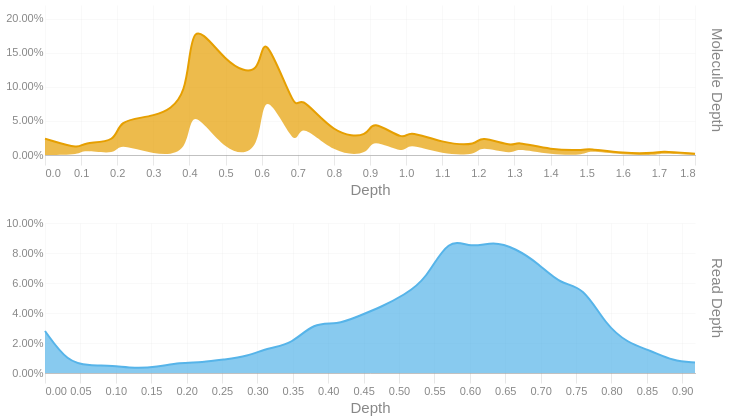

Source (notebook cell):
### Code cell
readdep = depth_hist(tb['Read Depth'], q99, 3)
readdep = readdep.with_columns(pl.lit('Read Depth').alias('Metric'))
if not SKIPLR:
    moldep = depth_hist(tb['Molecule Depth'], mol_q99, 1)
    moldep = moldep.with_columns(pl.lit('Molecule Depth').alias('Metric'))
    _hist = pl.concat([readdep, moldep])
    _hist = _hist.filter(pl.col('Proportion') != 0)
    with SafeRender(_hist):
        (
            alt.Chart(_hist)        
            .mark_area(interpolate = "basis")
            .encode(
                x=alt.X('Bin:Q').scale(domainMin=0).axis(alt.Axis(title='Depth')),
                y = alt.Y('Proportion:Q', title = None).axis(format = '.2%'),
                color = alt.Color('Metric:N').legend(None),
                row = alt.Row("Metric:N").header(title = None, labelOrient = 'right'),
                tooltip = [
                    alt.Tooltip("Metric:N", title = "Metric"),
                    alt.Tooltip('Interval:N', title = "Depth Interval"),
                    alt.Tooltip('Proportion:Q', title = "% Alignments").format('.2%')
                ]
            )
            .resolve_scale(x='independent', y='independent')
            .properties(
                height = 150, width = 650,
                usermeta={'embedOptions': {'downloadFileName': f'{samplename}.depth.hist'}}
            )
        ).display()
else:
    readdep = readdep.filter(pl.col('Proportion') != 0)
    with SafeRender(readdep):
        (
            alt.Chart(readdep)        
            .mark_area(interpolate = "basis")
            .encode(
                x=alt.X('Bin:Q').scale(domainMin=0).axis(alt.Axis(title='Depth')),
                y = alt.Y('Proportion:Q', title = None).axis(format = '.2%'),
                tooltip = [
                    alt.Tooltip('Interval:N', title = "Depth Interval"),
                    alt.Tooltip('Proportion:Q', title = "% Alignments").format('.2%')
                ]
            )
            .properties(
                usermeta={'embedOptions': {'downloadFileName': f'{samplename}.depth.hist'}}
            )
        ).display()

### Figure 1 — Vega-Lite specification as saved in the notebook (floating-point values rounded to 4 significant figures)
{"width": 650, "height": 150, "config": {"title": {"anchor": "start", "dy": -15, "fontSize": 18, "color": "#888888", "subtitleColor": "#888888", "subtitleFontSize": 14}, "arc": {"fill": "#0072B2"}, "axis": {"domainColor": "#888888", "domainWidth": 0.5, "gridWidth": 0.2, "grid": false, "titleFontWeight": 400, "titleFontSize": 15, "labelFontSize": 11, "labelColor": "#888888", "tickColor": "#888888", "tickWidth": 0.2, "titleColor": "#888888"}, "axisBand": {"grid": false}, "axisX": {"grid": true, "tickSize": 10, "domainCap": "round"}, "axisY": {"domain": false, "grid": true, "tickSize": 0, "domainCap": "round"}, "background": "transparent", "header": {"labelFontSize": 15, "labelColor": "#888888", "titleFontSize": 15, "titleFontWeight": 600, "titleColor": "#888888"}, "legend": {"labelFont": "sans-serif", "labelFontSize": 12, "labelColor": "#888888", "symbolSize": 100, "symbolType": "circle", "titleFontSize": 12, "titlePadding": 10, "titleColor": "#888888", "title": null}, "range": {"category": ["#E69F00", "#56B4E9", "#009E73", "#F0E442", "#0072B2", "#D55E00", "#CC79A7", "#000000"], "diverging": ["#cfe8f3", "#a2d4ec", "#73bfe2", "#46abdb", "#1696d2", "#12719e"]}, "area": {"fill": "#0072B2", "fillOpacity": 0.7, "line": true, "strokeOpacity": 0.7}, "line": {"color": "#0072B2", "stroke": "#0072B2", "strokeWidth": 2}, "trail": {"color": "#0072B2", "stroke": "#0072B2", "strokeWidth": 0, "size": 1}, "point": {"filled": true, "fillOpacity": 1.0, "size": 95}, "text": {"color": "#888888", "fontSize": 11, "align": "right", "fontWeight": 400, "size": 11}, "bar": {"fill": "#0072B2", "stroke": null}, "view": {"stroke": null, "continuousWidth": 660, "continuousHeight": 400}}, "data": {"name": "data-aceb6c73eca20c8ae485bfece2de9478"}, "mark": {"type": "area", "interpolate": "basis"}, "encoding": {"color": {"field": "Metric", "legend": null, "type": "nominal"}, "row": {"field": "Metric", "header": {"title": null, "labelOrient": "right"}, "type": "nominal"}, "tooltip": [{"field": "Metric", "title": "Metric", "type": "nominal"}, {"field": "Interval", "title": "Depth Interval", "type": "nominal"}, {"field": "Proportion", "format": ".2%", "title": "% Alignments", "type": "quantitative"}], "x": {"axis": {"title": "Depth"}, "field": "Bin", "scale": {"domainMin": 0}, "type": "quantitative"}, "y": {"axis": {"format": ".2%"}, "field": "Proportion", "title": null, "type": "quantitative"}}, "resolve": {"scale": {"x": "independent", "y": "independent"}}, "usermeta": {"embedOptions": {"downloadFileName": "S6_Altamaha_3956.depth.hist"}}, "$schema": "https://vega.github.io/schema/vega-lite/v6.1.0.json", "datasets": {"data-aceb6c73eca20c8ae485bfece2de9478": [{"Bin": 0.0, "Interval": "0.0-0.032", "Proportion": 0.028, "Metric": "Read Depth"}, {"Bin": 0.032, "Interval": "0.032-0.063", "Proportion": 0.007, "Metric": "Read Depth"}, {"Bin": 0.063, "Interval": "0.063-0.095", "Proportion": 0.005, "Metric": "Read Depth"}, {"Bin": 0.095, "Interval": "0.095-0.127", "Proportion": 0.005, "Metric": "Read Depth"}, {"Bin": 0.127, "Interval": "0.127-0.158", "Proportion": 0.003, "Metric": "Read Depth"}, {"Bin": 0.158, "Interval": "0.158-0.19", "Proportion": 0.004, "Metric": "Read Depth"}, {"Bin": 0.19, "Interval": "0.19-0.222", "Proportion": 0.007, "Metric": "Read Depth"}, {"Bin": 0.222, "Interval": "0.222-0.253", "Proportion": 0.007, "Metric": "Read Depth"}, {"Bin": 0.253, "Interval": "0.253-0.285", "Proportion": 0.009, "Metric": "Read Depth"}, {"Bin": 0.285, "Interval": "0.285-0.317", "Proportion": 0.011, "Metric": "Read Depth"}, {"Bin": 0.317, "Interval": "0.317-0.348", "Proportion": 0.017, "Metric": "Read Depth"}, {"Bin": 0.348, "Interval": "0.348-0.38", "Proportion": 0.019, "Metric": "Read Depth"}, {"Bin": 0.38, "Interval": "0.38-0.412", "Proportion": 0.034, "Metric": "Read Depth"}, {"Bin": 0.412, "Interval": "0.412-0.443", "Proportion": 0.032, "Metric": "Read Depth"}, {"Bin": 0.443, "Interval": "0.443-0.475", "Proportion": 0.038, "Metric": "Read Depth"}, {"Bin": 0.475, "Interval": "0.475-0.507", "Proportion": 0.044, "Metric": "Read Depth"}, {"Bin": 0.507, "Interval": "0.507-0.538", "Proportion": 0.052, "Metric": "Read Depth"}, {"Bin": 0.538, "Interval": "0.538-0.57", "Proportion": 0.062, "Metric": "Read Depth"}, {"Bin": 0.57, "Interval": "0.57-0.602", "Proportion": 0.091, "Metric": "Read Depth"}, {"Bin": 0.602, "Interval": "0.602-0.633", "Proportion": 0.083, "Metric": "Read Depth"}, {"Bin": 0.633, "Interval": "0.633-0.665", "Proportion": 0.088, "Metric": "Read Depth"}, {"Bin": 0.665, "Interval": "0.665-0.697", "Proportion": 0.083, "Metric": "Read Depth"}, {"Bin": 0.697, "Interval": "0.697-0.728", "Proportion": 0.073, "Metric": "Read Depth"}, {"Bin": 0.728, "Interval": "0.728-0.76", "Proportion": 0.059, "Metric": "Read Depth"}, {"Bin": 0.76, "Interval": "0.76-0.792", "Proportion": 0.058, "Metric": "Read Depth"}, {"Bin": 0.792, "Interval": "0.792-0.823", "Proportion": 0.032, "Metric": "Read Depth"}, {"Bin": 0.823, "Interval": "0.823-0.855", "Proportion": 0.02, "Metric": "Read Depth"}, {"Bin": 0.855, "Interval": "0.855-0.887", "Proportion": 0.015, "Metric": "Read Depth"}, {"Bin": 0.887, "Interval": "0.887-0.918", "Proportion": 0.008, "Metric": "Read Depth"}, {"Bin": 0.918, "Interval": "0.918-0.95", "Proportion": 0.007, "Metric": "Read Depth"}, {"Bin": 0.0, "Interval": "0.0-0.1", "Proportion": 0.024, "Metric": "Molecule Depth"}, {"Bin": 0.1, "Interval": "0.1-0.1", "Proportion": 0.008, "Metric": "Molecule Depth"}, {"Bin": 0.1, "Interval": "0.1-0.2", "Proportion": 0.011, "Metric": "Molecule Depth"}, {"Bin": 0.2, "Interval": "0.2-0.2", "Proportion": 0.018, "Metric": "Molecule Depth"}, {"Bin": 0.2, "Interval": "0.2-0.3", "Proportion": 0.034, "Metric": "Molecule Depth"}, {"Bin": 0.3, "Interval": "0.3-0.4", "Proportion": 0.055, "Metric": "Molecule Depth"}, {"Bin": 0.4, "Interval": "0.4-0.4", "Proportion": 0.079, "Metric": "Molecule Depth"}, {"Bin": 0.4, "Interval": "0.4-0.5", "Proportion": 0.133, "Metric": "Molecule Depth"}, {"Bin": 0.5, "Interval": "0.5-0.6", "Proportion": 0.132, "Metric": "Molecule Depth"}, {"Bin": 0.6, "Interval": "0.6-0.6", "Proportion": 0.112, "Metric": "Molecule Depth"}, {"Bin": 0.6, "Interval": "0.6-0.7", "Proportion": 0.082, "Metric": "Molecule Depth"}, {"Bin": 0.7, "Interval": "0.7-0.7", "Proportion": 0.054, "Metric": "Molecule Depth"}, {"Bin": 0.7, "Interval": "0.7-0.8", "Proportion": 0.041, "Metric": "Molecule Depth"}, {"Bin": 0.8, "Interval": "0.8-0.9", "Proportion": 0.028, "Metric": "Molecule Depth"}, {"Bin": 0.9, "Interval": "0.9-0.9", "Proportion": 0.026, "Metric": "Molecule Depth"}, {"Bin": 0.9, "Interval": "0.9-1.0", "Proportion": 0.028, "Metric": "Molecule Depth"}, {"Bin": 1.0, "Interval": "1.0-1.0", "Proportion": 0.019, "Metric": "Molecule Depth"}, {"Bin": 1.0, "Interval": "1.0-1.1", "Proportion": 0.019, "Metric": "Molecule Depth"}, {"Bin": 1.1, "Interval": "1.1-1.2", "Proportion": 0.017, "Metric": "Molecule Depth"}, {"Bin": 1.2, "Interval": "1.2-1.2", "Proportion": 0.014, "Metric": "Molecule Depth"}, {"Bin": 1.2, "Interval": "1.2-1.3", "Proportion": 0.015, "Metric": "Molecule Depth"}, {"Bin": 1.3, "Interval": "1.3-1.3", "Proportion": 0.011, "Metric": "Molecule Depth"}, {"Bin": 1.3, "Interval": "1.3-1.4", "Proportion": 0.01, "Metric": "Molecule Depth"}, {"Bin": 1.4, "Interval": "1.4-1.5", "Proportion": 0.007, "Metric": "Molecule Depth"}, {"Bin": 1.5, "Interval": "1.5-1.5", "Proportion": 0.007, "Metric": "Molecule Depth"}, {"Bin": 1.5, "Interval": "1.5-1.6", "Proportion": 0.003, "Metric": "Molecule Depth"}, {"Bin": 1.6, "Interval": "1.6-1.7", "Proportion": 0.002, "Metric": "Molecule Depth"}, {"Bin": 1.7, "Interval": "1.7-1.7", "Proportion": 0.003, "Metric": "Molecule Depth"}, {"Bin": 1.7, "Interval": "1.7-1.8", "Proportion": 0.003, "Metric": "Molecule Depth"}, {"Bin": 1.8, "Interval": "1.8-1.84", "Proportion": 0.002, "Metric": "Molecule Depth"}]}}
